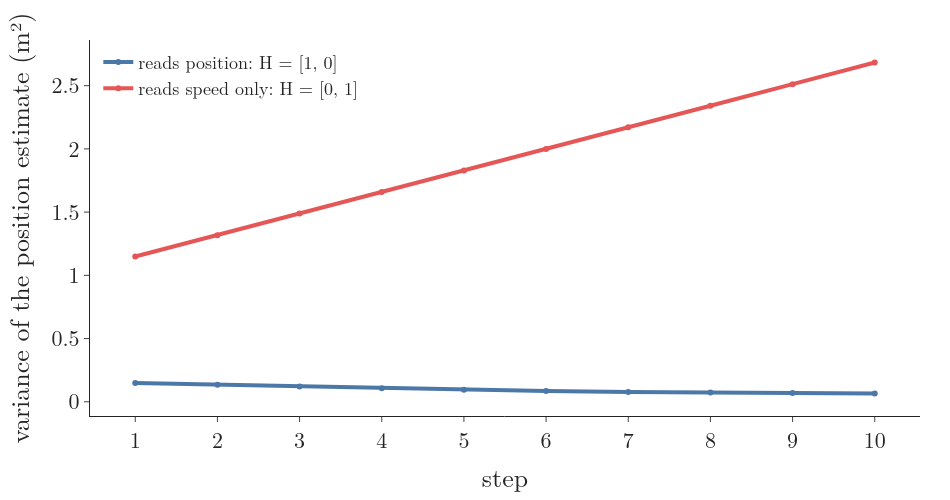

The script that drew this image:
"""Observability in numbers: the variance of the position estimate over ten steps, for a filter that reads
position (it stays small) and one that reads only speed (it keeps growing: position cannot be rebuilt from speed).
Run: python observability.py -> observability.png"""
from pathlib import Path

import numpy as np
import plotly.graph_objects as go
from gifkit import BLUE, FONT, RED
from kfsim import H, Z, kf2d

here = Path(__file__).parent
a = [r["P"][0, 0] for r in kf2d()]
b = [r["P"][0, 0] for r in kf2d(z=np.full(10, 0.5), Hm=np.array([[0.0, 1.0]]))]
print("position sensor", round(a[-1], 3), "speed sensor", round(b[-1], 3))
t = np.arange(1, 11)
fig = go.Figure()
fig.add_trace(go.Scatter(x=t, y=a, mode="lines+markers", line=dict(color=BLUE, width=4), name="reads position: H = [1, 0]"))
fig.add_trace(go.Scatter(x=t, y=b, mode="lines+markers", line=dict(color=RED, width=4), name="reads speed only: H = [0, 1]"))
fig.update_layout(template="simple_white", font=FONT, width=950, height=500, margin=dict(l=90, r=30, t=40, b=70),
                  legend=dict(x=0.01, y=0.99, font=dict(size=18)),
                  xaxis=dict(title="step", dtick=1), yaxis=dict(title="variance of the position estimate (m²)"))
fig.write_image(here / "observability.png")
